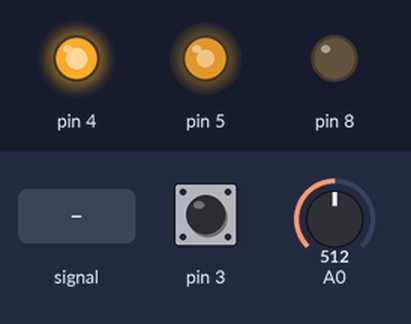
The sketch below on a simulated Arduino Uno, built with avr-gcc and run on an emulated ATmega328P. On the bench: output pins drawn as LEDs (lit = HIGH). The test bench sets the inputs (shaded band); at power-on: A0 = 512, pin 3 HIGH. What the sketch prints to the serial monitor is not drawn.

Above: at 1.2 s.
1.3 s: A0 fed a 2 Hz sine of ±306 counts around its level
At 1.73 s:
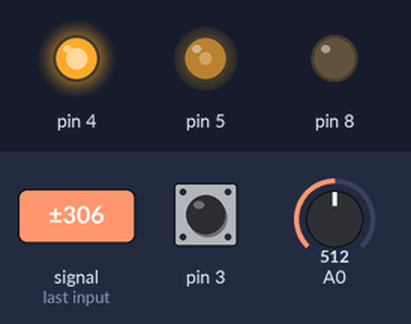
At 2.18 s:
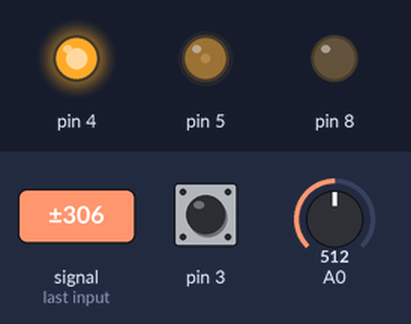
4.3 s: A0 set to 0
Timing chart, 0 to 7.3 s (numbered marks = the images above; inputs shaded):
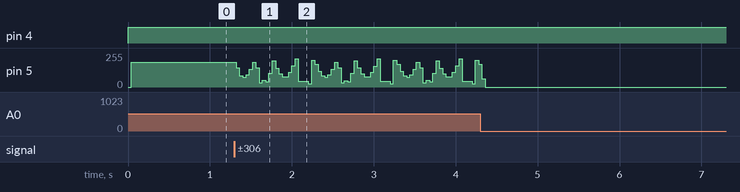

The sketch:

asservissement_pid.ino
```cpp
volatile int count = 0;
int PWM, consigne, value1, value2, dvalue;
int n = 1;
float dt, N = 0, Nmr, potar;
float erreur, cmd;
double kp = 1.0;

long t1, t2;
long t;

void setup() {
  Serial.begin(921600);
  pinMode(3, INPUT_PULLUP);
  pinMode(4, OUTPUT);
  pinMode(5, OUTPUT);
  pinMode(8, OUTPUT);
  t1 = millis();
}

void loop() {
  potar = analogRead(0);
  consigne = (potar / 675) * 300;
  PWM = (potar / 675) * 255;

  // Écrire HIGH sur un pin et LOW sur l'autre pour contrôler le sens du moteur
  digitalWrite(4, HIGH);
  digitalWrite(5, LOW);
  analogWrite(5, PWM);

  value1 = digitalRead(3);
  dvalue = value2 - value1;
  value2 = value1;
  if (dvalue != 0) {  // Appeler mesure() à chaque changement de valeur
    mesure();
  }

  t = millis();
  if (t >= (n * 100)) {
    n = n + 1;
    asservissement_PID();
  }
}

void mesure() {
  t2 = millis();
  dt = t2 - t1;
  N = (1 / dt);
  Nmr = N / 12;
  t1 = t2;
  count = count + 1;
  Serial.println(Nmr);
}

double somme_erreur = 0;
double erreur_precedente = 0;
double ki = 0.1;
double kd = 0.01;

void controlerMoteur(double vitesse) {
  analogWrite(5, vitesse);  // Contrôler la vitesse du moteur en utilisant PWM sur le pin 5
}

void asservissement_PID() {
    double erreur = consigne - Nmr;
    somme_erreur += erreur;
    double delta_erreur = erreur - erreur_precedente;
    erreur_precedente = erreur;
    double cmd = kp * erreur + ki * somme_erreur + kd * delta_erreur;
    if (cmd < 0) {
        cmd = 0;
    } else if (cmd > 255) {
        cmd = 255;
    }
    controlerMoteur(cmd);
}
```
